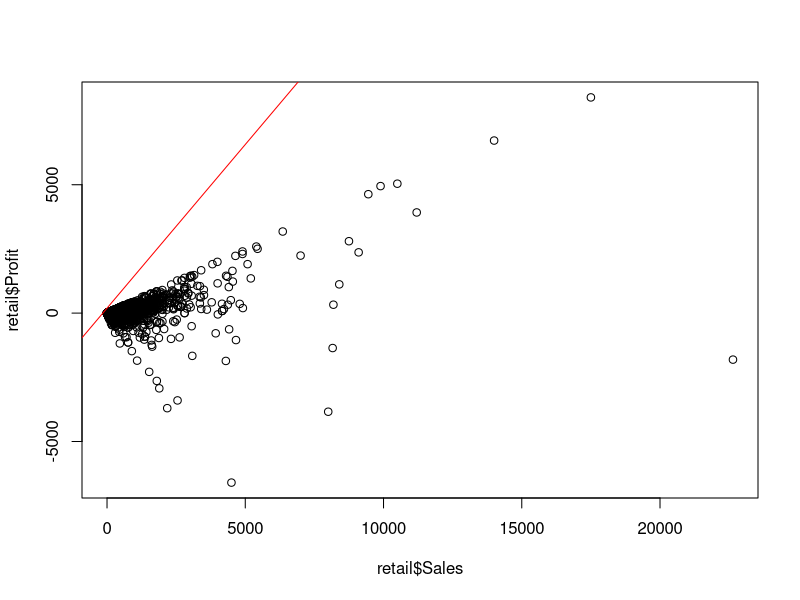

Write R code to recreate this figure.
## ---- chunk 1
knitr::opts_chunk$set(echo = TRUE)
## ---- chunk 2
# baca dan periksa data disini
retail <-  read.csv("datainput/retail.csv")
head(retail, 3)
## ---- chunk 3
# code Here
cond1 <- retail$Profit > mean(retail$Profit)
cond2 <- retail$Quantity < 5
nrow(retail[cond1 & cond2,])
## ---- chunk 4
# code here
table(retail$Ship.Mode, retail$Segment)
## ---- chunk 5
# code here
cond2 <- retail$Category == "Office Supplies"

data_Off <- retail[cond2, ]  
# Dengan table
#data_Off <- table(data_Off$Category, data_Off$Sub.Category)
#data_Off
#data_Off[sort(data_Off, decreasing = T),]

agg_off <- 
aggregate(x=Quantity ~ Sub.Category, data = data_Off, FUN = sum)
agg_off[order(agg_off$Quantity, decreasing = T),]
## ---- chunk 6
unique(retail$Category)
## ---- chunk 7
# code here
cor(retail$Sales, retail$Profit)
## ---- chunk 8
plot(retail$Sales, retail$Profit)

abline(lm(retail$Sales ~ retail$Profit), col = "red")
## ---- chunk 9
# cari SE = sd populasi / akar n
SE_promo <- 25195/sqrt(1)

# cari z-hitung = (mean populasi - mean sampel)/SE

z_promo <- (81777-47858.35)/SE_promo
z_promo
## ---- chunk 10
# p-value 
# lower.tail = F karena dicari peluang data sampel kita ada di nilai ekstrim atas (berbeda signifikan dengan kebanyakan data normal)
p_value <-pnorm(z_promo, lower.tail = F)
p_value
